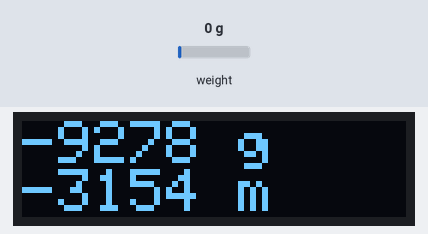
Bench run of a sketch on a simulated Arduino Uno, built with avr-gcc and run on an emulated ATmega328P. Shown: 128×32 one-colour display. The test bench sets the inputs (shaded band); at power-on: weight on the scale 0 g.

Above: at 1.2 s.
1.3 s: weight on the scale set to 100 g
At 2.1 s:
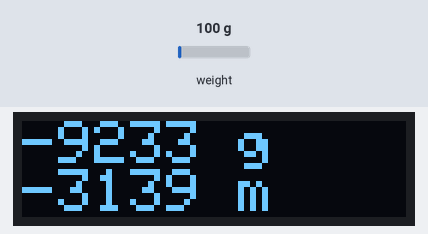
2.9 s: weight on the scale set to 1250 g
At 3.4 s:
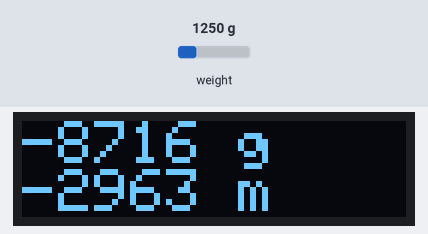
4.4 s: weight on the scale set to 2500 g
At 4.8 s:
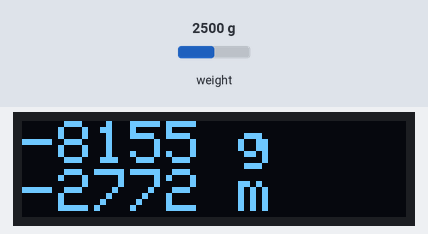
Timing chart, 0 to 7.4 s (numbered marks = the images above; inputs shaded):
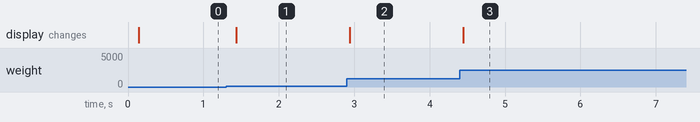

The sketch:

LoadcellPLA.ino
```cpp
/*
 Name:		LoadcellPLA.ino
 Created:	9/6/2019 4:02:46 PM
 Author:	Benjamin Odland Skare
*/


// Loadcell
#include <Q2HX711.h>
const byte hx711_data_pin = 5;
const byte hx711_clock_pin = 6;
Q2HX711 hx711(hx711_data_pin, hx711_clock_pin);


// Display
#include <SPI.h>
#include <Wire.h>
#include <Adafruit_GFX.h>
#include <Adafruit_SSD1306.h>

#define SCREEN_WIDTH 128 // OLED display width, in pixels
#define SCREEN_HEIGHT 32 // OLED display height, in pixels

// Declaration for an SSD1306 display connected to I2C (SDA, SCL pins)
#define OLED_RESET     4
Adafruit_SSD1306 display(SCREEN_WIDTH, SCREEN_HEIGHT, &Wire, OLED_RESET);


void setup() {
	if (!display.begin(SSD1306_SWITCHCAPVCC, 0x3C)) { // Address 0x3C for 128x32
		Serial.println(F("SSD1306 allocation failed"));
		for (;;); // Don't proceed, loop forever
	}
}

// En rull med PLA-plast: 340 m, 1 kg
// 334 gram på trommelen

long value;
double m_pr_g = 0.34;

void loop() {

	value = (hx711.read() / 1000.0) - 8350;
	value = value * 1.07;
	value = value - 344;

	display.clearDisplay();
	display.setTextSize(2);
	display.setTextColor(WHITE);
	display.setCursor(0, 0);

	display.print(value);
	display.println(" g");

	int m = value * 0.34;

	display.print(m);
	display.print(" m");

	display.display();
	delay(100);
}
```

Measured:
- after the input at 1.3 s, the display: changes after 0.14 s (image 1)
- after the input at 2.9 s, the display: changes at once (image 2)
- after the input at 4.4 s, the display: changes after 0.05 s (image 3)
